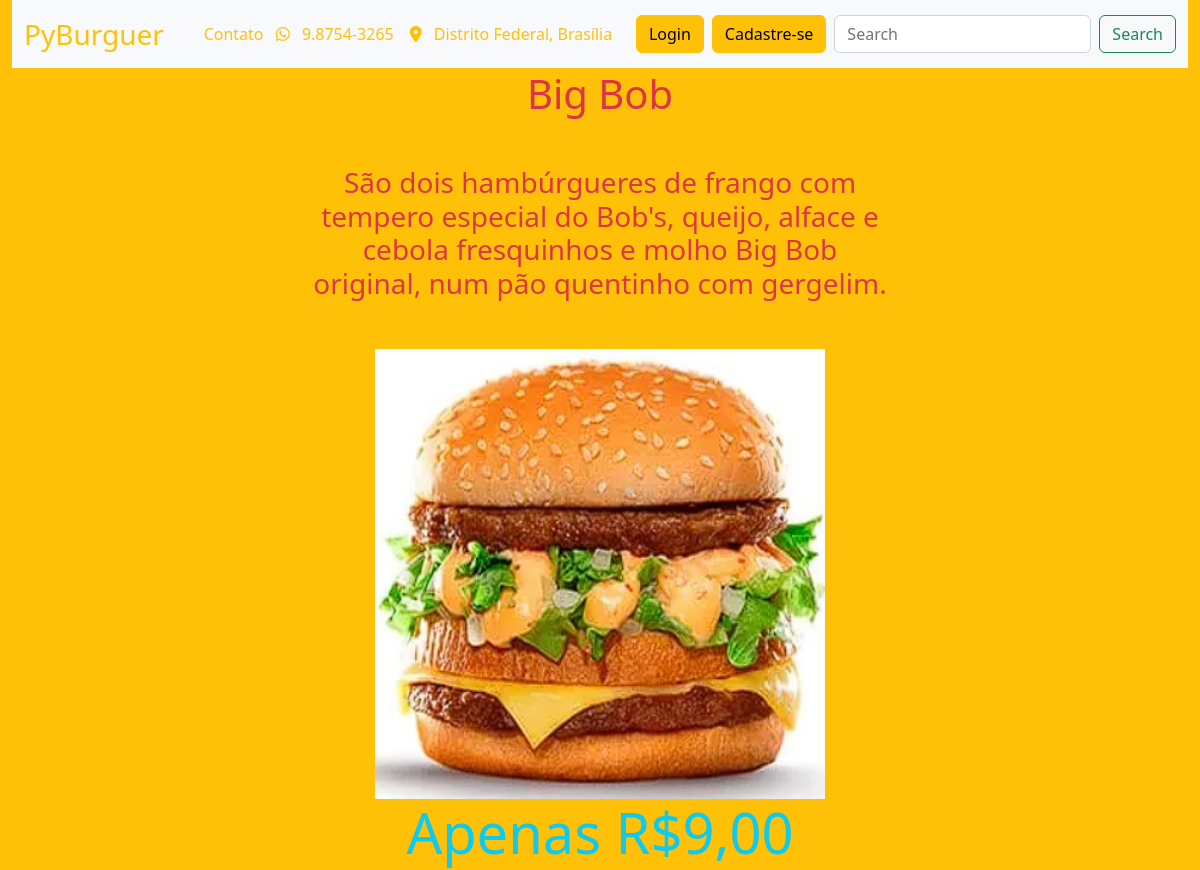
Screenshot of /produtos/8 with the database file from the repository.
### burguer/models.py (models this page shows, shortened)
class Produto(models.Model):
    nome = models.TextField(null=False, blank=False, default="")
    descricao = models.TextField(null=False, blank=False)
    preco = models.FloatField(null=False, blank=False)
    imagem = models.ImageField(upload_to='burguer/img', default='', null=False, blank=False)

### burguer/views.py (the view)
# urls.py: path('produtos/<int:produto_id>', views.detalhe_produto, name='produto'),
def detalhe_produto(request, produto_id):
    produto = Produto.objects.get(pk=produto_id)
    context = {
        'produto': produto
    }
    return render(request, 'burguer/produto.html', context)

### templates/burguer/produto.html (shortened to what this page needs)
{% extends 'burguer/base.html' %}
{% load static %}
{% block navbar %}
  {% include 'burguer/fragments/navbar.html' %}
{% endblock %}
{% block conteudo %}
    <div class="col-md-6 offset-3 d-flex flex-column justify-content-center align-items-center vh-100">
        <h1 class="text-danger text-center mb-5">{{ produto.nome }}</h1>
        <h3 class="text-danger text-center mb-5">{{ produto.descricao }}</h3>
        <img src="{{ produto.imagem.url }}"
             class="card-img-top"
             alt="hamburguer"
             style="height:450px;width:450px"/>
        <div class="span display-4 text-info"> Apenas R${{ produto.preco | floatformat:2 }}</div>
    </div>
{% endblock %}

### rows the page displays
Produto: nome "Big Bob", descricao "São dois hambúrgueres de frango com tempero especial do Bob's, queijo, alface e cebola fresquinhos e molho Big Bob original, num pão quentinho com gergelim.", imagem (picture), preco "9,00"
